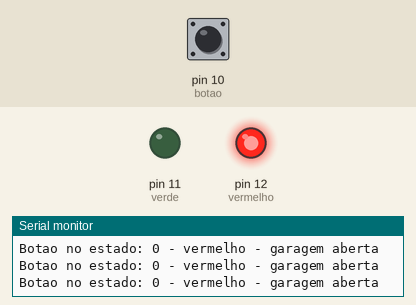
This sketch was run on a simulated Arduino Uno, built with avr-gcc and run on an emulated ATmega328P. Shown: output pins drawn as LEDs (lit = HIGH), the last lines printed to the serial monitor. Dashed ring = blinking. The inputs (shaded band) are chosen by the test bench; at power-on: pin 10 (botao) LOW.

Above: at 1.2 s.
1.3 s: pin 10 (botao) pulled HIGH for 0.15 s
At 2.4 s:
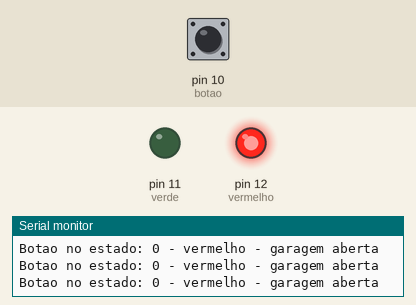
2.9 s: pin 10 (botao) pulled HIGH for 1 s
At 3.7 s:
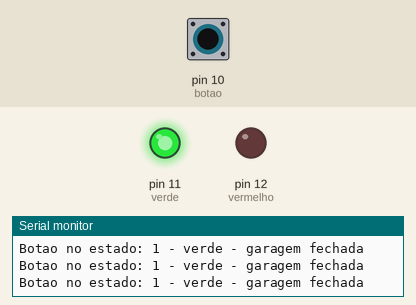
6.9 s: pin 10 (botao) pulsed HIGH 2 times (0.12 s each, 0.3 s apart)
At 7.12 s:
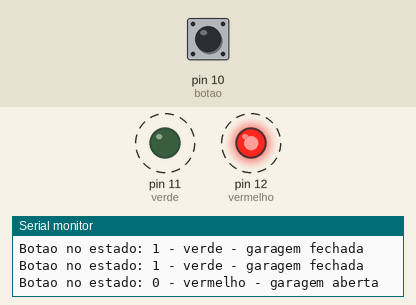
10.5 s: pin 10 (botao) driven HIGH
At 11.9 s:
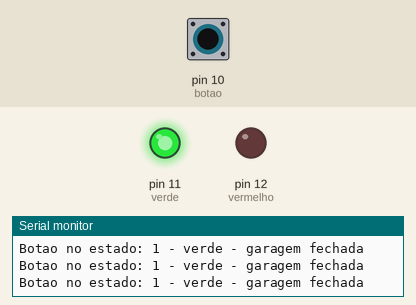
13.5 s: pin 10 (botao) driven LOW
At 14.8 s:
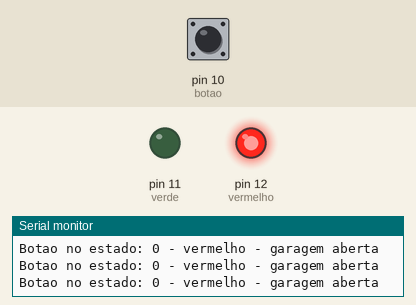
Timing chart, 0 to 16.5 s (numbered marks = the images above; inputs shaded):
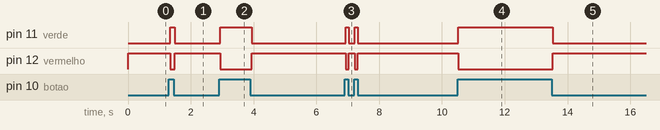

Measured:
- after the input at 1.3 s, pin 11 (verde): LOW → HIGH at once, → LOW 0.14 s later; pin 12 (vermelho): HIGH → LOW at once, → HIGH 0.14 s later
- after the input at 2.9 s, pin 11 (verde): LOW → HIGH at once, → LOW 1.0 s later; pin 12 (vermelho): HIGH → LOW at once, → HIGH 1.0 s later
- after the input at 6.9 s, pin 11 (verde): alternates HIGH for 0.10 s and LOW for 0.20 s, 4 changes in all, then stays LOW, starting at once; pin 12 (vermelho): alternates HIGH for 0.20 s and LOW for 0.10 s, 4 changes in all, then stays HIGH, starting at once
- after the input at 10.5 s, pin 11 (verde): LOW → HIGH at once; pin 12 (vermelho): HIGH → LOW at once
- after the input at 13.5 s, pin 11 (verde): HIGH → LOW at once; pin 12 (vermelho): LOW → HIGH at once

The sketch:

If-3.ino
```cpp
int botao = 10;
int verde = 11;
int vermelho = 12;
int t = 10;

void setup()
{
  Serial.begin(9600);
    pinMode(botao, INPUT);
    pinMode(verde, OUTPUT);
    pinMode(vermelho, OUTPUT);
}

void loop()
{
    boolean estado = digitalRead(botao);
    digitalWrite(verde, estado);
    digitalWrite(vermelho, !estado);
    Serial.print("Botao no estado: ");
    Serial.print(estado);
    if (estado == 1)
    {
        Serial.println(" - verde - garagem fechada");
    }
    else
    {
        Serial.println(" - vermelho - garagem aberta");
    }
    delay(t);
}
```
